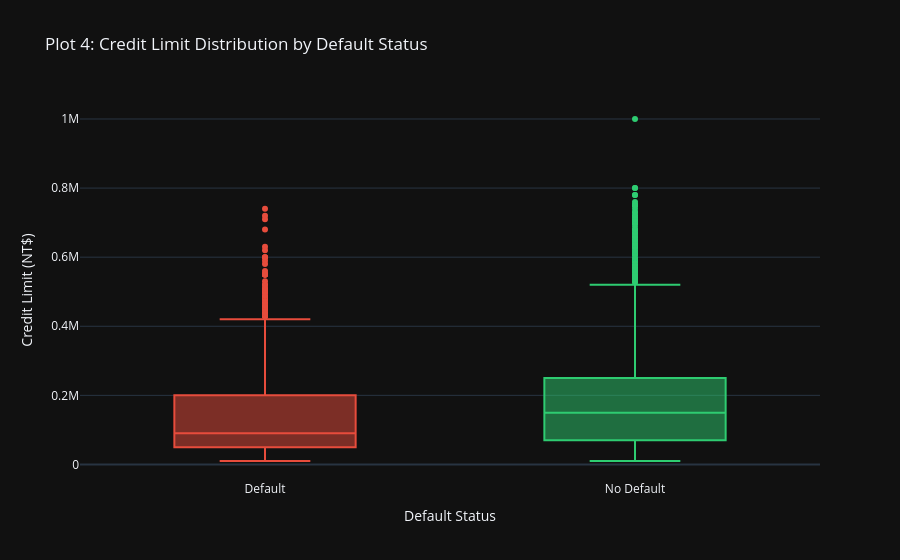
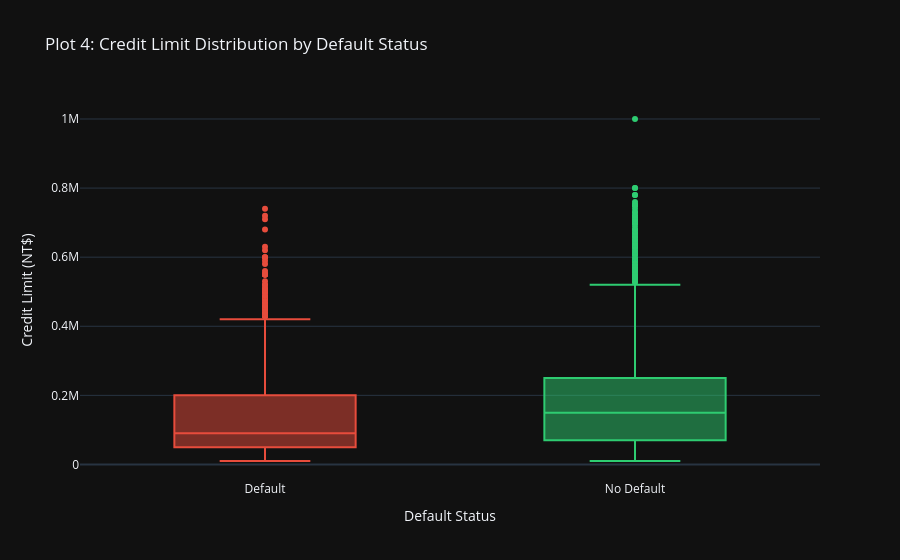

Notebook cell for these charts, in order:
### Markdown cell above
---
## Plot 4 — Credit Limit vs Default Status

**Observation:** Non-defaulters tend to have noticeably higher credit limits than defaulters. The median credit limit for non-defaulters is substantially above that of defaulters, and defaulters show a tighter, lower-range distribution. This suggests that the bank had already assigned lower limits to higher-risk customers, making `LIMIT_BAL` a useful proxy for pre-assessed creditworthiness.

**Modeling Implication:** `LIMIT_BAL` is a strong continuous predictor. Its relationship with the target is not perfectly linear — there is overlap between the groups — so non-linear models (e.g., Decision Tree, SVM with RBF kernel) may capture this boundary more effectively than Logistic Regression.

### Code cell
fig = px.box(
    clean_df,
    x='default_label',
    y='LIMIT_BAL',
    color='default_label',
    title='Plot 4: Credit Limit Distribution by Default Status',
    labels={'default_label': 'Default Status', 'LIMIT_BAL': 'Credit Limit (NT$)'},
    color_discrete_map={'No Default': '#2ecc71', 'Default': '#e74c3c'},
    points='outliers'
)
fig.update_layout(showlegend=False)
fig.show()

### Figure 1 — Plotly figure (JSON) as saved in the notebook; plotly's stock layout.template omitted (floating-point values rounded to 4 significant figures; data arrays with more than 128 entries replaced by an {"elided": "..."} marker saying what was removed)
{"data": [{"alignmentgroup": "True", "boxpoints": "outliers", "hovertemplate": "Default Status=%{x}<br>Credit Limit (NT$)=%{y}<extra></extra>", "legendgroup": "Default", "marker": {"color": "#e74c3c"}, "name": "Default", "notched": false, "offsetgroup": "Default", "orientation": "v", "showlegend": true, "x": {"elided": "6636 str values"}, "x0": " ", "xaxis": "x", "y": {"elided": "6636 int values"}, "y0": " ", "yaxis": "y", "type": "box"}, {"alignmentgroup": "True", "boxpoints": "outliers", "hovertemplate": "Default Status=%{x}<br>Credit Limit (NT$)=%{y}<extra></extra>", "legendgroup": "No Default", "marker": {"color": "#2ecc71"}, "name": "No Default", "notched": false, "offsetgroup": "No Default", "orientation": "v", "showlegend": true, "x": {"elided": "23364 str values"}, "x0": " ", "xaxis": "x", "y": {"elided": "23364 int values"}, "y0": " ", "yaxis": "y", "type": "box"}], "layout": {"xaxis": {"anchor": "y", "domain": [0.0, 1.0], "title": {"text": "Default Status"}, "categoryorder": "array", "categoryarray": ["Default", "No Default"]}, "yaxis": {"anchor": "x", "domain": [0.0, 1.0], "title": {"text": "Credit Limit (NT$)"}}, "legend": {"title": {"text": "Default Status"}, "tracegroupgap": 0}, "title": {"text": "Plot 4: Credit Limit Distribution by Default Status"}, "boxmode": "overlay", "showlegend": false}}

### Figure 2 — Plotly figure (JSON) as saved in the notebook; plotly's stock layout.template omitted (floating-point values rounded to 4 significant figures; data arrays with more than 128 entries replaced by an {"elided": "..."} marker saying what was removed)
{"data": [{"alignmentgroup": "True", "boxpoints": "outliers", "hovertemplate": "Default Status=%{x}<br>Credit Limit (NT$)=%{y}<extra></extra>", "legendgroup": "Default", "marker": {"color": "#e74c3c"}, "name": "Default", "notched": false, "offsetgroup": "Default", "orientation": "v", "showlegend": true, "x": {"elided": "6636 str values"}, "x0": " ", "xaxis": "x", "y": {"elided": "6636 int values"}, "y0": " ", "yaxis": "y", "type": "box"}, {"alignmentgroup": "True", "boxpoints": "outliers", "hovertemplate": "Default Status=%{x}<br>Credit Limit (NT$)=%{y}<extra></extra>", "legendgroup": "No Default", "marker": {"color": "#2ecc71"}, "name": "No Default", "notched": false, "offsetgroup": "No Default", "orientation": "v", "showlegend": true, "x": {"elided": "23364 str values"}, "x0": " ", "xaxis": "x", "y": {"elided": "23364 int values"}, "y0": " ", "yaxis": "y", "type": "box"}], "layout": {"xaxis": {"anchor": "y", "domain": [0.0, 1.0], "title": {"text": "Default Status"}, "categoryorder": "array", "categoryarray": ["Default", "No Default"]}, "yaxis": {"anchor": "x", "domain": [0.0, 1.0], "title": {"text": "Credit Limit (NT$)"}}, "legend": {"title": {"text": "Default Status"}, "tracegroupgap": 0}, "title": {"text": "Plot 4: Credit Limit Distribution by Default Status"}, "boxmode": "overlay", "showlegend": false}}
